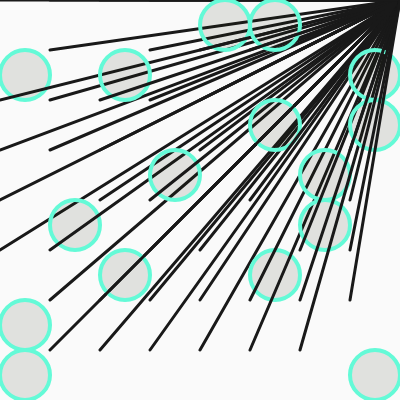
Frame 1 (no input)
Frame 60 (no input): identical to frame 1, image omitted
Frame 120 (the mouse pressed at the canvas centre since frame 60): identical to frame 1, image omitted

The p5.js sketch that drew this single still picture (run headless with seeded random() and noise() and a simulated clock; from frame 60 on, the mouse is pressed at the canvas centre):

// p5.js sketch
// ── sketch.js
const sketchWidth = 400;
const sketchHeight = 400;
const size = 50;

function setup() {
  createCanvas(sketchWidth, sketchHeight);

  background(250);
  
  const columns = sketchWidth / size;
  const rows = sketchHeight / size;

  for (let x = 0; x < columns; x += 1) {
    for (let y = 0; y < rows; y += 1) {
      const shapeNum = random(4);
      if (shapeNum < 1) {

        fill(25, 40, 10, 30)
        stroke(100, 250, 215)
        strokeWeight(4)
        circle(x * size + size / 2, y * size + size / 2, size);
      } else {

        stroke(25)
        strokeWeight(3)
        line(x * size, y * size, 400, 0); 


      }
    }
  }
}

function draw(){
}
